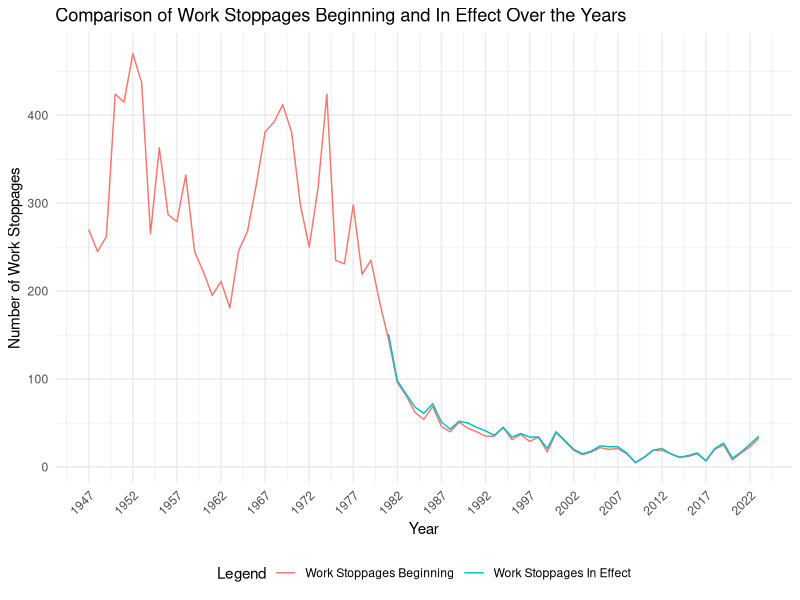
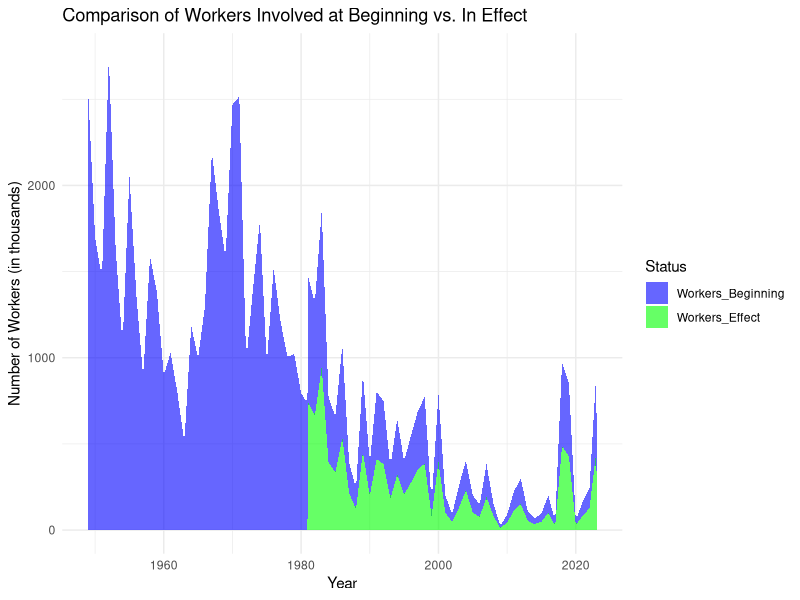

The R source for these figures, in order:
## ---- chunk 1
# Load necessary libraries
library(ggplot2)
library(readxl)

# Load the dataset
data4 <- read_excel("cleaned_annual_listing.xlsx", sheet = "Sheet1")

# Ensure Year column is numeric and remove NA values
data4$Year <- as.numeric(data4$Year)
data4 <- data4[!is.na(data4$Year), ]

# Create a dual-line chart with adjusted x-axis labels
ggplot(data4, aes(x = Year)) +
  geom_line(aes(y = Number_of_Work_Stoppages_Beginning, color = "Work Stoppages Beginning", group = 1), na.rm = TRUE) +
  geom_line(aes(y = Number_of_Work_Stoppages_In_Effect, color = "Work Stoppages In Effect", group = 1), na.rm = TRUE) +
  labs(title = "Comparison of Work Stoppages Beginning and In Effect Over the Years",
       x = "Year",
       y = "Number of Work Stoppages",
       color = "Legend") +
  theme_minimal() +
  scale_x_continuous(breaks = seq(min(data4$Year, na.rm = TRUE), max(data4$Year, na.rm = TRUE), by = 5)) + # Show every 5th year
  theme(axis.text.x = element_text(angle = 45, hjust = 1))+ # Rotate x-axis labels
  theme(legend.position = "bottom"  # Options: "bottom", "top", "left", "right" or (x, y) coordinates
  )
## ---- chunk 2
# Load necessary libraries
library(ggplot2)
library(readxl)
library(tidyr)

# Replace with your data loading path if needed
data <- read_excel("cleaned_annual_listing.xlsx", sheet = "Sheet1")

# Clean and select necessary columns
data <- data[3:nrow(data), c(1, 4, 5)]  # Adjust to skip header rows and select Year, Workers_Beginning, Workers_Effect
colnames(data) <- c("Year", "Workers_Beginning", "Workers_Effect")

# Convert columns to appropriate types
data$Year <- as.integer(gsub("\\D", "", data$Year))
data$Workers_Beginning <- as.numeric(gsub(",", "", data$Workers_Beginning))
data$Workers_Effect <- as.numeric(gsub(",", "", data$Workers_Effect))

# Reshape data for ggplot
data_long <- pivot_longer(data, cols = c("Workers_Beginning", "Workers_Effect"), names_to = "Status", values_to = "Workers")

# Plot the stacked area chart
ggplot(data_long, aes(x = Year, y = Workers, fill = Status)) +
  geom_area(alpha = 0.6) +
  labs(title = "Comparison of Workers Involved at Beginning vs. In Effect", 
       x = "Year", 
       y = "Number of Workers (in thousands)") +
  scale_fill_manual(values = c("Workers_Beginning" = "blue", "Workers_Effect" = "green")) +
  theme_minimal()

